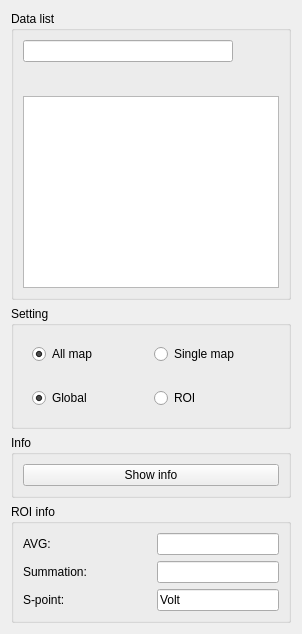
  <widget class="QWidget" name="centralwidget">
   <layout class="QGridLayout" name="gridLayout_12">
    <item row="2" column="0">
     <widget class="QGroupBox" name="groupBox_11">
      <property name="sizePolicy">
       <sizepolicy hsizetype="Preferred" vsizetype="Maximum">
        <horstretch>0</horstretch>
        <verstretch>0</verstretch>
       </sizepolicy>
      </property>
      <property name="title">
       <string>Setting</string>
      </property>
      <layout class="QGridLayout" name="gridLayout_29">
       <item row="0" column="0">
        <widget class="QWidget" name="widget_4" native="true">
         <layout class="QGridLayout" name="gridLayout_23">
          <item row="0" column="0">
           <widget class="QRadioButton" name="radioButton_AllMap">
            <property name="text">
             <string>All map</string>
            </property>
            <property name="checked">
             <bool>true</bool>
            </property>
           </widget>
          </item>
          <item row="0" column="1">
           <widget class="QRadioButton" name="radioButton_SingleMap">
            <property name="text">
             <string>Single map</string>
            </property>
           </widget>
          </item>
         </layout>
        </widget>
       </item>
       <item row="1" column="0">
        <widget class="QWidget" name="widget_8" native="true">
         <layout class="QGridLayout" name="gridLayout_28">
          <item row="0" column="0">
           <widget class="QRadioButton" name="radioButton_Global">
            <property name="text">
             <string>Global</string>
            </property>
            <property name="checked">
             <bool>true</bool>
            </property>
           </widget>
          </item>
          <item row="0" column="1">
           <widget class="QRadioButton" name="radioButton_ROI">
            <property name="text">
             <string>ROI</string>
            </property>
           </widget>
          </item>
         </layout>
        </widget>
       </item>
      </layout>
     </widget>
    </item>
    <item row="0" column="0" rowspan="2">
     <widget class="QGroupBox" name="groupBox_5">
      <property name="sizePolicy">
       <sizepolicy hsizetype="Preferred" vsizetype="Minimum">
        <horstretch>0</horstretch>
        <verstretch>0</verstretch>
       </sizepolicy>
      </property>
      <property name="maximumSize">
       <size>
        <width>16777215</width>
        <height>16777215</height>
       </size>
      </property>
      <property name="title">
       <string>Data list</string>
      </property>
      <layout class="QGridLayout" name="gridLayout_2">
       <item row="0" column="3">
        <widget class="QPushButton" name="pushButton_Open">
         <property name="sizePolicy">
          <sizepolicy hsizetype="Maximum" vsizetype="Fixed">
           <horstretch>0</horstretch>
           <verstretch>0</verstretch>
          </sizepolicy>
         </property>
         <property name="toolTip">
          <string>Open folder</string>
         </property>
         <property name="text">
          <string/>
         </property>
         <property name="icon">
          <iconset resource="logo.qrc">
           <normaloff>:/toolbar/data/open.png</normaloff>:/toolbar/data/open.png</iconset>
         </property>
         <property name="flat">
          <bool>true</bool>
         </property>
        </widget>
       </item>
       <item row="1" column="3">
        <widget class="QPushButton" name="pushButton_Next">
         <property name="sizePolicy">
          <sizepolicy hsizetype="Maximum" vsizetype="Fixed">
           <horstretch>0</horstretch>
           <verstretch>0</verstretch>
          </sizepolicy>
         </property>
         <property name="toolTip">
          <string>Next</string>
         </property>
         <property name="text">
          <string/>
         </property>
         <property name="icon">
          <iconset resource="logo.qrc">
           <normaloff>:/toolbar/data/right.png</normaloff>:/toolbar/data/right.png</iconset>
         </property>
         <property name="flat">
          <bool>true</bool>
         </property>
        </widget>
       </item>
       <item row="3" column="0" colspan="4">
        <widget class="QListWidget" name="listWidget"/>
       </item>
       <item row="1" column="1">
        <widget class="QPushButton" name="pushButton_Refresh">
         <property name="sizePolicy">
          <sizepolicy hsizetype="Maximum" vsizetype="Fixed">
           <horstretch>0</horstretch>
           <verstretch>0</verstretch>
          </sizepolicy>
         </property>
         <property name="toolTip">
          <string>Refresh data list</string>
         </property>
         <property name="text">
          <string/>
         </property>
         <property name="icon">
          <iconset resource="logo.qrc">
           <normaloff>:/toolbar/data/Reset.png</normaloff>:/toolbar/data/Reset.png</iconset>
         </property>
         <property name="flat">
          <bool>true</bool>
         </property>
        </widget>
       </item>
       <item row="1" column="2">
        <widget class="QPushButton" name="pushButton_Previous">
         <property name="sizePolicy">
          <sizepolicy hsizetype="Maximum" vsizetype="Fixed">
           <horstretch>0</horstretch>
           <verstretch>0</verstretch>
          </sizepolicy>
         </property>
         <property name="toolTip">
          <string>Previous</string>
         </property>
         <property name="text">
          <string/>
         </property>
         <property name="icon">
          <iconset resource="logo.qrc">
           <normaloff>:/toolbar/data/left.png</normaloff>:/toolbar/data/left.png</iconset>
         </property>
         <property name="flat">
          <bool>true</bool>
         </property>
        </widget>
       </item>
       <item row="0" column="0" colspan="3">
        <widget class="QLineEdit" name="lineEdit"/>
       </item>
      </layout>
     </widget>
    </item>
    <item row="5" column="0">
     <widget class="QGroupBox" name="groupBox_13">
      <property name="sizePolicy">
       <sizepolicy hsizetype="Preferred" vsizetype="Maximum">
        <horstretch>0</horstretch>
        <verstretch>0</verstretch>
       </sizepolicy>
      </property>
      <property name="title">
       <string>ROI info</string>
      </property>
      <layout class="QGridLayout" name="gridLayout_13">
       <item row="1" column="2" colspan="2">
        <widget class="QLineEdit" name="lineEdit_sum">
         <property name="readOnly">
          <bool>true</bool>
         </property>
        </widget>
       </item>
       <item row="2" column="2" colspan="2">
        <widget class="QLineEdit" name="lineEdit_qpoint">
         <property name="text">
          <string>Volt</string>
         </property>
         <property name="readOnly">
          <bool>true</bool>
         </property>
        </widget>
       </item>
       <item row="0" column="0">
        <widget class="QLabel" name="label_21">
         <property name="text">
          <string>AVG:</string>
         </property>
        </widget>
       </item>
       <item row="0" column="1">
        <widget class="QPushButton" name="pushButton_avg_export">
         <property name="toolTip">
          <string>Save AVG to file</string>
         </property>
         <property name="text">
          <string/>
         </property>
         <property name="icon">
          <iconset resource="logo.qrc">
           <normaloff>:/toolbar/data/export.png</normaloff>:/toolbar/data/export.png</iconset>
         </property>
         <property name="flat">
          <bool>true</bool>
         </property>
        </widget>
       </item>
       <item row="1" column="0" colspan="2">
        <widget class="QLabel" name="label_22">
         <property name="text">
          <string>Summation:</string>
         </property>
        </widget>
       </item>
       <item row="2" column="0" colspan="2">
        <widget class="QLabel" name="label_18">
         <property name="text">
          <string>S-point:</string>
         </property>
        </widget>
       </item>
       <item row="0" column="2" colspan="2">
        <widget class="QLineEdit" name="lineEdit_avg">
         <property name="readOnly">
          <bool>true</bool>
         </property>
        </widget>
       </item>
      </layout>
     </widget>
    </item>
    <item row="4" column="0">
     <widget class="QGroupBox" name="groupBox_4">
      <property name="sizePolicy">
       <sizepolicy hsizetype="Preferred" vsizetype="Maximum">
        <horstretch>0</horstretch>
        <verstretch>0</verstretch>
       </sizepolicy>
      </property>
      <property name="title">
       <string>Info</string>
      </property>
      <layout class="QGridLayout" name="gridLayout_3">
       <item row="0" column="0">
        <widget class="QPushButton" name="pushButton_ShowInfo">
         <property name="text">
          <string>Show info</string>
         </property>
        </widget>
       </item>
      </layout>
     </widget>
    </item>
   </layout>
  </widget>
